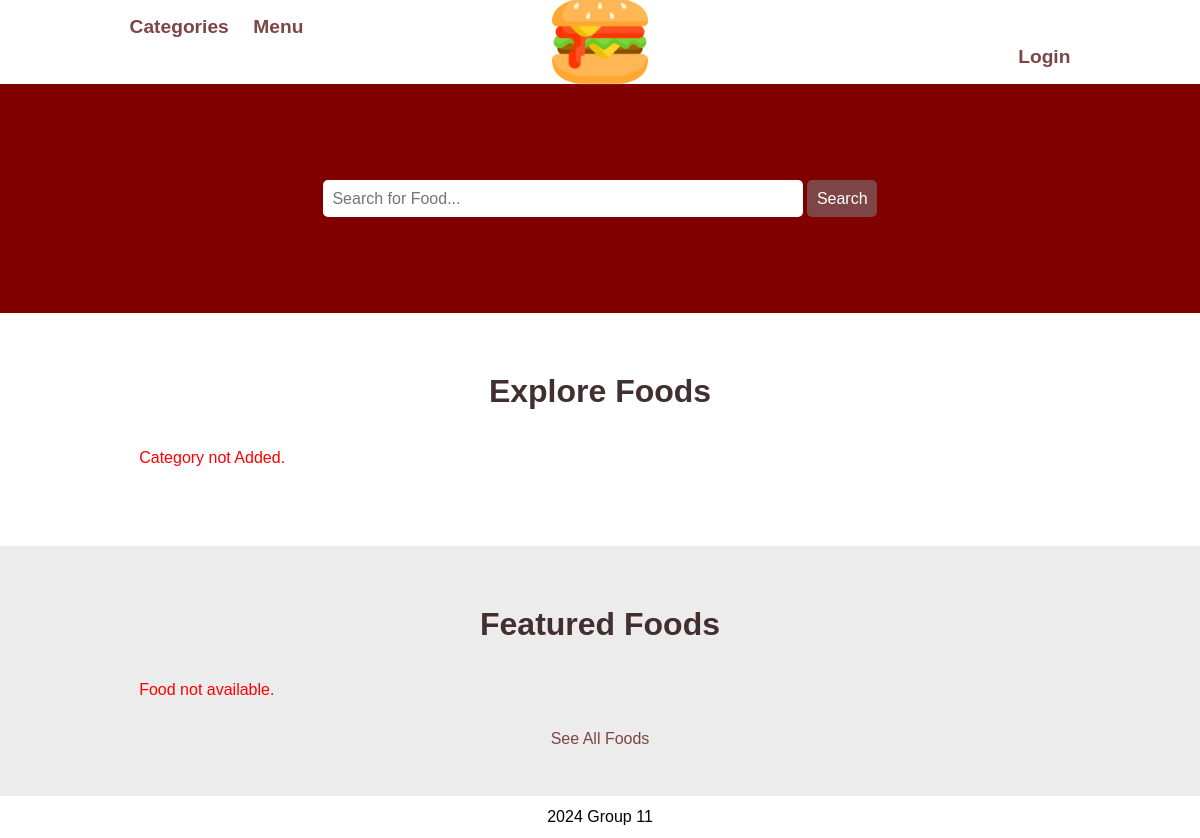
Before: / with the older database file.
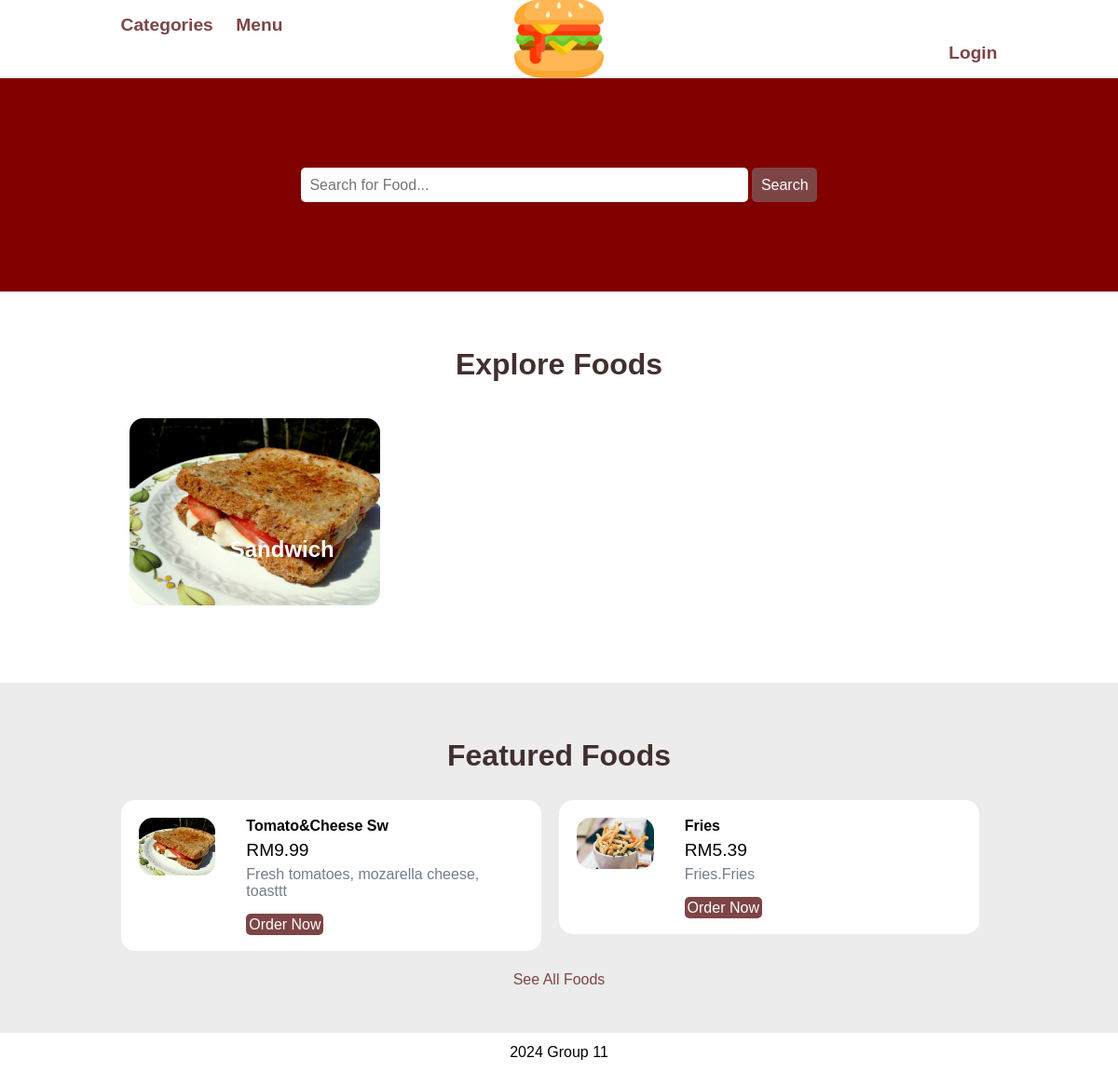
After: the same page with the newer database file.
### tables this page shows
CREATE TABLE `category` (
  `category_id` int(11) NOT NULL,
  `category_image` varchar(255) NOT NULL,
  `category_name` varchar(255) NOT NULL,
  `category_featured` varchar(10) NOT NULL,
  `category_active` varchar(10) NOT NULL
);

CREATE TABLE `item` (
  `item_id` int(11) NOT NULL,
  `item_name` varchar(255) NOT NULL,
  `item_price` decimal(10,2) NOT NULL,
  `item_image` varchar(255) NOT NULL,
  `item_desc` text DEFAULT NULL,
  `category_id` int(11) NOT NULL,
  `item_featured` varchar(10) NOT NULL,
  `item_active` varchar(10) NOT NULL
);

### index.php (the view, shortened to what this page needs)
<?php require('partials-front/menu.php');
?>
<section class="food-search text-center">
    <div class="container">
        <form action="<?php echo SITEURL; ?>food-search.php" method="POST">
            <input type="search" name="search" placeholder="Search for Food..." required>
            <input type="submit" name="submit" value="Search" class="btn btn-primary">
        </form>
    </div>
</section>
<section class="categories">
    <div class="container">
        <h2 class="text-center">Explore Foods</h2>
        <?php
            $sql = "SELECT * FROM category WHERE category_active='Yes' AND category_featured='Yes' LIMIT 3";
            $res = mysqli_query($conn, $sql);
            $count = mysqli_num_rows($res);
            if($count>0)
            {
                while($row=mysqli_fetch_assoc($res))
                {
                    $id = $row['category_id'];
                    $title = $row['category_name'];
                    $image_name = $row['category_image'];
                    ?>
                    <a href="<?php echo SITEURL; ?>category-foods.php?category_id=<?php echo $id; ?>">
                        <div class="box-3 float-container">
                            <?php
                                if($image_name=="")
                                {
                                    echo "<div class='error'>Image not Available</div>";
                                }
                                else
                                {
                                    ?>
                                    <img src="<?php echo SITEURL; ?>images/category/<?php echo $image_name; ?>" alt="Pizza" class="img-responsive img-curve">
                                    <?php
                                }
                            ?>
                            <h3 class="float-text text-white"><?php echo $title; ?></h3>
                        </div>
                    </a>
                    <?php
                }
            }
            else
            {
                echo "<div class='error'>Category not Added.</div>";
            }
        ?>
    </div>
</section>
<section class="food-menu">
    <div class="container">
        <h2 class="text-center">Featured Foods</h2>
        <?php
        $sql2 = "SELECT * FROM item WHERE item_active='Yes' AND item_featured='Yes' LIMIT 6";
        $res2 = mysqli_query($conn, $sql2);
        $count2 = mysqli_num_rows($res2);
        if($count2>0)
        {
            while($row=mysqli_fetch_assoc($res2))
            {
                $id = $row['item_id'];
                $title = $row['item_name'];
                $price = $row['item_price'];
                $description = $row['item_desc'];
                $image_name = $row['item_image'];
                ?>
                <div class="food-menu-box">
                    <div class="food-menu-img">
                        <?php
                            if($image_name=="")
                            {
                                echo "<div class='error'>Image not available.</div>";
                            }
                            else
                            {
                                ?>
                                <img src="<?php echo SITEURL; ?>images/food/<?php echo $image_name; ?>" alt="Chicke Hawain Pizza" class="img-responsive img-curve">
                                <?php
                            }
                        ?>
                    </div>
                    <div class="food-menu-desc">
                        <h4><?php echo $title; ?></h4>
                        <p class="food-price">RM<?php echo $price; ?></p>
                        <p class="food-detail">
                            <?php echo $description; ?>
                        </p>
                        <br>
                        <a href="<?php echo SITEURL; ?>order.php?item_id=<?php echo $id; ?>" class="btn btn-primary">Order Now</a>
                    </div>
                </div>
                <?php
            }
        }
        else
        {
            echo "<div class='error'>Food not available.</div>";
        }
        ?>
    </div>
    <p class="text-center">
        <a href="http://localhost/food-order/foods.php">See All Foods</a>
    </p>
</section>
<?php include('partials-front/footer.php'); ?>

Changed rows visible on the page:
added category: category_image (picture), category_name "Sandwich"
added item: item_image (picture), item_name "Tomato&Cheese Sw", item_price "9.99", item_desc "Fresh tomatoes, mozarella cheese, toasttt"
added item: item_image (picture), item_name "Fries", item_price "5.39", item_desc "Fries.Fries"
Other visible differences:
text no longer shown: "Category not Added. Food not available."
